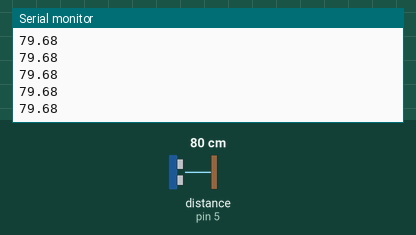
A sketch run on a simulated Arduino Uno, built with avr-gcc and run on an emulated ATmega328P. Shown: the last lines printed to the serial monitor. Wiring (inferred from the names in the program): ultrasonic range finder: trigger pin 4; echo pin 5. The inputs (shaded band) are chosen by the test bench; at power-on: distance to the obstacle (sensor on pin 5) 80 cm. The echo pulse lasts 58.3 µs per cm.

Above: at 1.2 s.
1.3 s: distance to the obstacle (sensor on pin 5) set to 2 cm
At 1.35 s:
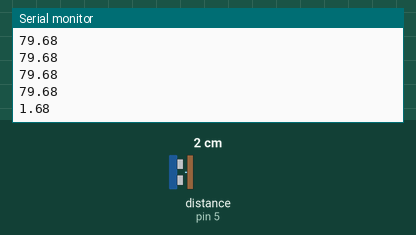
2.8 s: distance to the obstacle (sensor on pin 5) set to 4 cm
At 2.83 s:
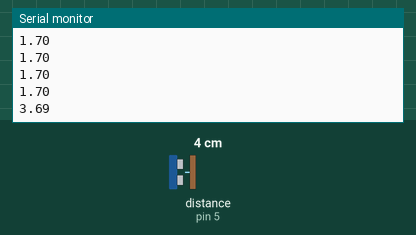
Timing chart, 0 to 5.8 s (numbered marks = the images above; inputs shaded):
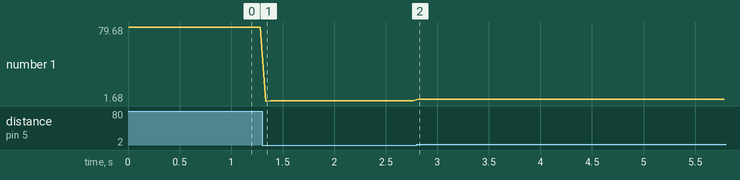

Measured:
- after the input at 1.3 s, the serial monitor: prints a new line at once (image 1)
- after the input at 2.8 s, the serial monitor: prints a new line at once (image 2)
- plotted number 1: 79.68 → 1.7 after the input at 1.3 s, 1.7 → 3.69 after the input at 2.8 s

The sketch:

Distance_Measuring.ino
```cpp
#define TRIG_PIN 4
#define ECHO_PIN 5

void setup()
{
  pinMode(TRIG_PIN, OUTPUT);
  pinMode(ECHO_PIN, INPUT);
  Serial.begin(9600);
}

void loop()
{
  digitalWrite(TRIG_PIN, HIGH);
  delayMicroseconds(10);       //Emmitting a ultrasonic burst of 10 microseconds
  digitalWrite(TRIG_PIN, LOW);

  float microseconds = pulseIn(ECHO_PIN, HIGH, 100000);
  float seconds = microseconds / 1000000;
  float meters = seconds * 343;
  float cm = meters * 100;
  cm = cm/2;
  Serial.println(cm);  //Printing the distance in cm
  delay(50);           //Delay 50 milliseconds until the next measurement
}
```
